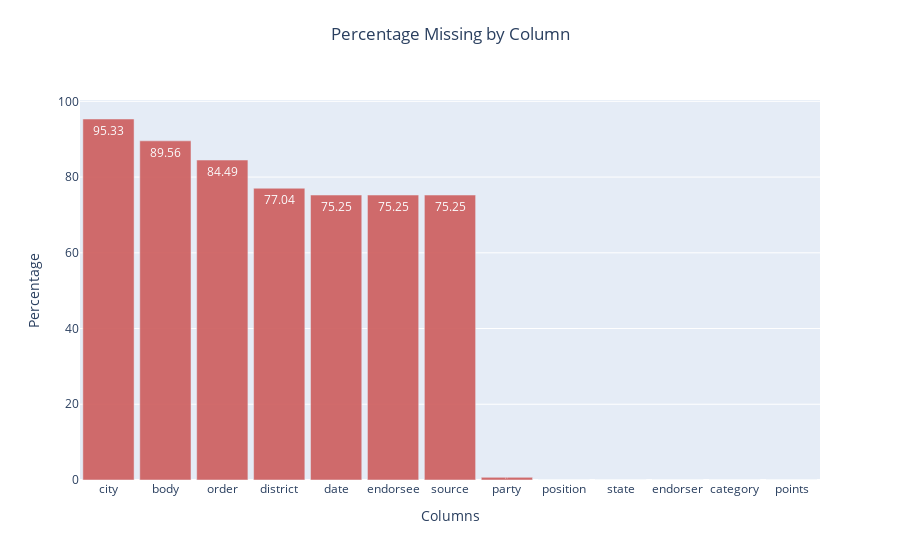

This figure's notebook cell:
### Markdown cell above
We can already see that each *Endorser* is unique in the dataframe, however most of them (~75%) do not have an *Endorsee*.
Other columns with a high number of missing values are *city*, *body*, *order*, *district*, *date* and *source*.

### Code cell
percent_missing = np.round(df.isnull().sum() * 100 / len(df),2)
missing_value_df = pd.DataFrame({'column_name': df.columns,
                                 'percent_missing': percent_missing}).sort_values('percent_missing', ascending=False)


fig = go.Figure()
fig.add_trace(
        go.Bar(x=missing_value_df['column_name'],
               y=missing_value_df['percent_missing'],
               opacity=0.9,
               text=missing_value_df['percent_missing'],
               textposition='inside',
               marker={'color':'indianred'}
                   ))
fig.update_layout(
      title={'text': 'Percentage Missing by Column',
             'y':0.95, 'x':0.5,
            'xanchor': 'center', 'yanchor': 'top'},
      showlegend=False,
      xaxis_title_text='Columns',
      yaxis_title_text='Percentage',
      bargap=0.1
    )

fig.show()

### Figure 1 — Plotly figure (JSON) as saved in the notebook; plotly's stock layout.template omitted (floating-point values rounded to 4 significant figures)
{"data": [{"marker": {"color": "indianred"}, "opacity": 0.9, "text": [95.33, 89.56, 84.49, 77.04, 75.25, 75.25, 75.25, 0.7, 0.0, 0.0, 0.0, 0.0, 0.0], "textposition": "inside", "type": "bar", "x": ["city", "body", "order", "district", "date", "endorsee", "source", "party", "position", "state", "endorser", "category", "points"], "y": [95.33, 89.56, 84.49, 77.04, 75.25, 75.25, 75.25, 0.7, 0.0, 0.0, 0.0, 0.0, 0.0]}], "layout": {"bargap": 0.1, "showlegend": false, "title": {"text": "Percentage Missing by Column", "x": 0.5, "xanchor": "center", "y": 0.95, "yanchor": "top"}, "xaxis": {"title": {"text": "Columns"}}, "yaxis": {"title": {"text": "Percentage"}}}}
